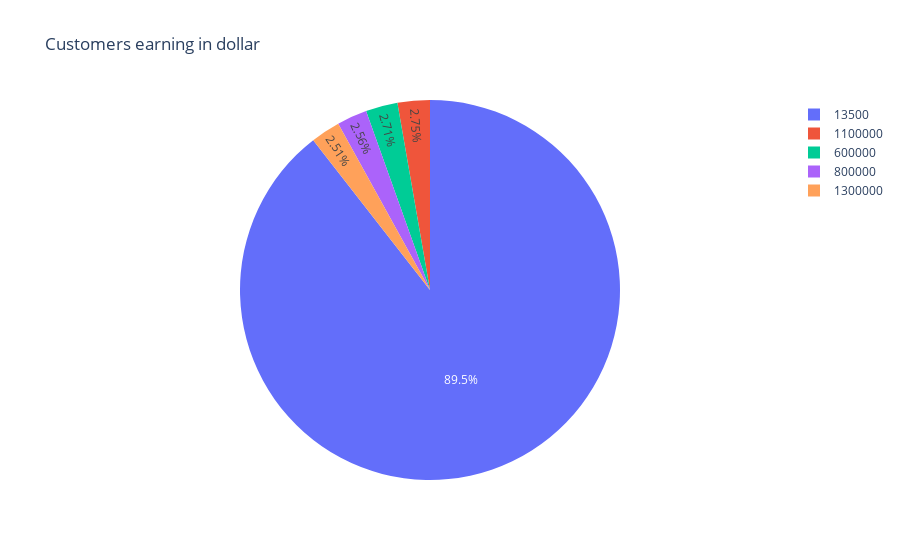

Notebook code cell kept with this figure:
### Code cell
px.pie(names=df['Annual Income'].value_counts().head(5).index,
       values=df['Annual Income'].value_counts().head(5).values,
       title="Customers earning in dollar")

### Figure 1 — Plotly figure (JSON) as saved in the notebook; plotly's stock layout.template omitted (floating-point values rounded to 4 significant figures)
{"data": [{"domain": {"x": [0, 1], "y": [0, 1]}, "hovertemplate": "label=%{label}<br>value=%{value}<extra></extra>", "labels": [13500, 1100000, 600000, 800000, 1300000], "legendgroup": "", "name": "", "showlegend": true, "type": "pie", "values": [5273, 162, 160, 151, 148]}], "layout": {"legend": {"tracegroupgap": 0}, "title": {"text": "Customers earning in dollar"}}}
